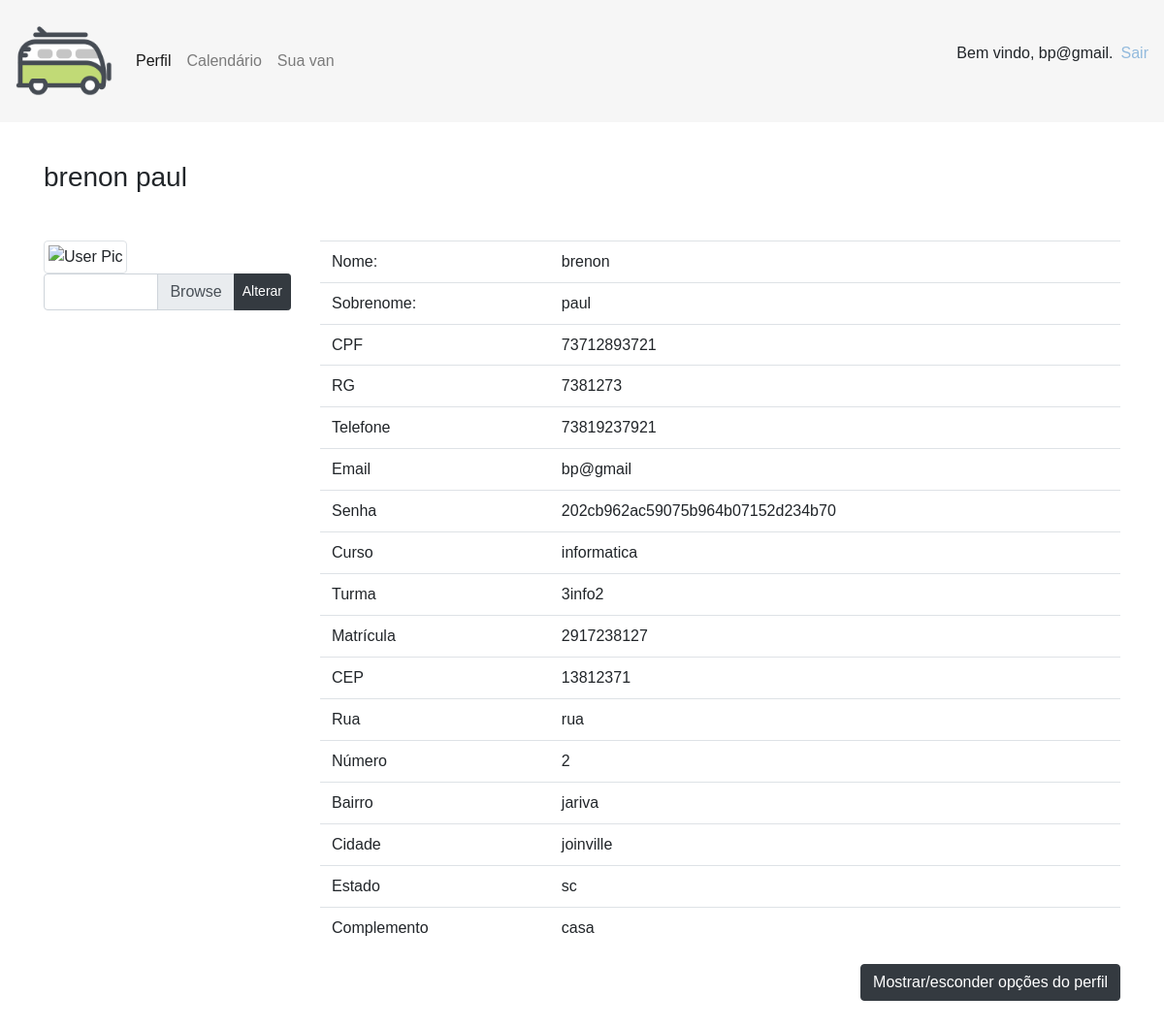
The page /paginas/perfil.php (signed in) on the database its author committed.
### tables this page shows
CREATE TABLE `usuarios` (
  `id_usuario` int(8) NOT NULL,
  `tipuser_tip_user` int(1) DEFAULT NULL,
  `cpf` bigint(12) NOT NULL,
  `rg` int(7) NOT NULL,
  `email` varchar(40) NOT NULL,
  `nome` varchar(40) NOT NULL,
  `sobrenome` varchar(15) NOT NULL,
  `sexo` varchar(11) NOT NULL,
  `telefone` bigint(20) NOT NULL,
  `senha` longtext NOT NULL,
  `aprovado` int(1) UNSIGNED NOT NULL DEFAULT 0,
  `imagem` varchar(255) DEFAULT NULL
);

CREATE TABLE `passageiros` (
  `id_passageiro` int(5) NOT NULL,
  `emp_cod_empresa` int(2) DEFAULT NULL,
  `id_usuario_id` int(8) DEFAULT NULL,
  `matricula` bigint(10) NOT NULL,
  `curso` varchar(40) NOT NULL,
  `turma` varchar(40) NOT NULL,
  `id_motorista_id` int(3) DEFAULT NULL
);

CREATE TABLE `enderecos` (
  `id_end_passageiro` int(5) NOT NULL,
  `id_passageiro_id` int(5) DEFAULT NULL,
  `cep` int(8) NOT NULL,
  `rua` varchar(50) NOT NULL,
  `numero` bigint(6) NOT NULL,
  `bairro` varchar(20) NOT NULL,
  `estado` varchar(20) NOT NULL,
  `cidade` varchar(50) NOT NULL,
  `complemento` varchar(40) NOT NULL
);

### paginas/perfil.php (the view, shortened to what this page needs)
<?php
require("cabecalho.php");
$email = $_SESSION['email'];
$result = $conexao->query("SELECT imagem, nome, sobrenome, cpf, rg, telefone, email, senha, curso, turma, matricula, cep, rua, numero, bairro, cidade, estado, complemento
from usuarios, passageiros, enderecos
where email = '$email' and id_usuario_id = id_usuario and id_passageiro = id_passageiro_id") or die($conexao->error);
$arrayPassageiro = $result->fetch_assoc();
$resultMotorista = $conexao->query("SELECT imagem, nome, sobrenome, cpf, rg, telefone, email, senha, cnh
from usuarios, motoristas
where email = '$email' and user_iduser = id_usuario") or die($conexao->error);
$arrayMotorista = $resultMotorista->fetch_assoc();
if($arrayMotorista == null){
  $arrayMotorista = array();
}
if (array_key_exists("cnh", $arrayMotorista)) {
  $row = $arrayMotorista;
  $validar = 0;
}elseif(array_key_exists("matricula", $arrayPassageiro)){
  $row = $arrayPassageiro;
}
?>
<html lang="en">
<head>
</head>
<div class="container">
      <div class="row">
       <br>
      </div>
        <div class="toppad" >
          <div class="panel panel-info">
            <div class="panel-heading">
              <h3 class="panel-title my-3 mb-5"><?php echo $row['nome']?> <?php echo $row['sobrenome']; ?></h3>
            </div>
            <div id="perfil" style="none">
            <div class="panel-body">
              <div class="row">
                <div class="col-md-3 col-lg-3 " text-align="center">
                  <img alt="User Pic" src="../img/usuarios/<?php echo $row['imagem']; ?>" class="img-thumbnail img-responsive">
                  <form action="../funcoes/Perfil.php" method="POST" enctype="multipart/form-data">
                    <div class="input-group mb-3">
                      <div class="custom-file">
                        <label class="custom-file-label" for="novafoto"></label>
                      </div>
                      <div class="input-group-append">
                        <button type="submit" name="alterarfoto" class="btn btn-dark btn-sm">Alterar</button>
                      </div>
                    </div>
                  </form>
                </div>
                <div class=" col-md-9 col-lg-9 ">
                  <table class="table table-user-information">
                    <tbody>
                      <tr>
                        <td>Nome:</td>
                        <td><?php echo $row['nome']; ?></td>
                      </tr>
                      <tr>
                        <td>Sobrenome:</td>
                        <td><?php echo $row['sobrenome']; ?></td>
                      </tr>
                      <tr>
                        <td>CPF</td>
                        <td><?php echo $row['cpf']; ?></td>
                      </tr>
                         <tr>
                             <tr>
                        <td>RG</td>
                        <td><?php echo $row['rg']; ?></td>
                      </tr>
                        <tr>
                        <td>Telefone</td>
                        <td><?php echo $row['telefone']; ?></td>
                      </tr>
                      <tr>
                        <td>Email</td>
                        <td><?php echo $row['email']; ?></a></td>
                      </tr>
                      <tr>
                        <td>Senha</td>
                        <td><?php echo $row['senha']; ?></td>
                      </tr>
                      <?php if(isset ($row['curso'])): ?>
                      <tr>
                        <td>Curso</td>
                        <td><?php echo $row['curso']; ?></a></td>
                      </tr>
                      <tr>
                        <td>Turma</td>
                        <td><?php echo $row['turma']; ?></td>
                      </tr>
                      </tr>
                        <td>Matrícula</td>
                        <td><?php echo $row['matricula']; ?></td>
                      <tr>
                        <td>CEP</td>
                        <td><?php echo $row['cep']; ?></td>
                      </tr>
                      <tr>
                        <td>Rua</td>
                        <td><?php echo $row['rua']; ?></td>
                      </tr>
                      <tr>
                        <td>Número</td>
                        <td><?php echo $row['numero']; ?></td>
                      </tr>
                      <tr>
                        <td>Bairro</td>
                        <td><?php echo $row['bairro']; ?></td>
                      </tr>
                      <tr>
                        <td>Cidade</td>
                        <td><?php echo $row['cidade']; ?></td>
                      </tr>
                      <tr>
                        <td>Estado</td>
                        <td><?php echo $row['estado']; ?></td>
                      </tr>
                      <tr>
                        <td>Complemento</td>
                        <td><?php echo $row['complemento']; ?></td>
                      </tr>
                      <?php endif; ?>
                    </tbody>
                  </table>
                </div>
              </div>
              </div>
              <button onclick="editarperfil()" type="button" class="btn btn-dark" id="bbbb">Mostrar/esconder opções do perfil</button>
              </div>
            </div>
          </div>
        </div>

### css/estilo.css (style rules this page uses)
body { font-family: "Poppins", sans-serif; height: 100vh; }
#bbbb { float:right; margin-bottom:1cm; }

### rows shown on the page
usuarios: nome "brenon", sobrenome "paul", cpf "73712893721", rg "7381273", telefone "73819237921", email "bp@gmail", senha "202cb962ac59075b964b07152d234b70", passageiros.curso "informatica", passageiros.turma "3info2", passageiros.matricula "2917238127", enderecos.cep "13812371", enderecos.rua "rua", enderecos.numero "2", enderecos.bairro "jariva", enderecos.cidade "joinville", enderecos.estado "sc", enderecos.complemento "casa"

### other values the page prints
$_SESSION['email'] "bp@gmail"
